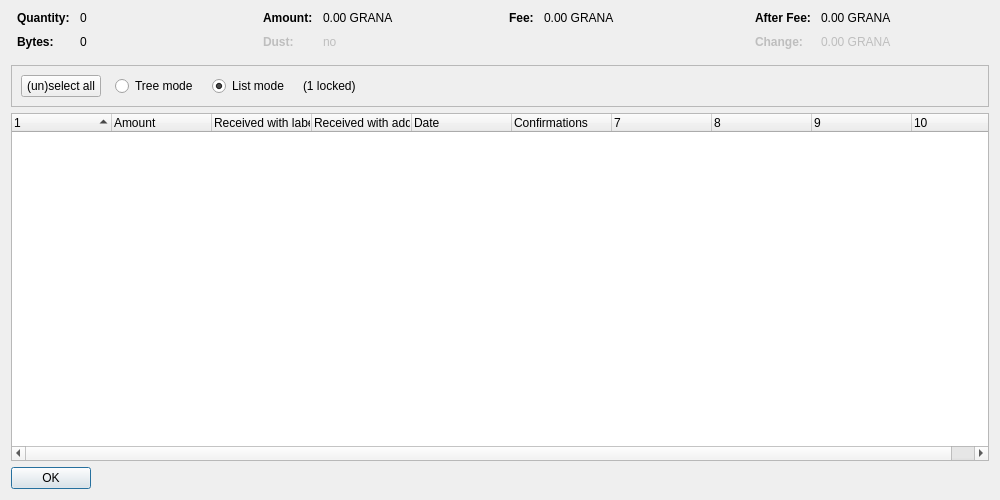
<?xml version="1.0" encoding="UTF-8"?>
<ui version="4.0">
 <class>CoinControlDialog</class>
 <widget class="QDialog" name="CoinControlDialog">
  <property name="geometry">
   <rect>
    <x>0</x>
    <y>0</y>
    <width>1000</width>
    <height>500</height>
   </rect>
  </property>
  <property name="windowTitle">
   <string>Coin Selection</string>
  </property>
  <layout class="QVBoxLayout" name="verticalLayout">
   <item>
    <layout class="QHBoxLayout" name="horizontalLayoutTop" stretch="0,0,0,0">
     <property name="topMargin">
      <number>0</number>
     </property>
     <property name="bottomMargin">
      <number>10</number>
     </property>
     <item>
      <layout class="QFormLayout" name="formLayoutCoinControl1">
       <property name="horizontalSpacing">
        <number>10</number>
       </property>
       <property name="verticalSpacing">
        <number>10</number>
       </property>
       <property name="leftMargin">
        <number>6</number>
       </property>
       <property name="rightMargin">
        <number>6</number>
       </property>
       <item row="0" column="0">
        <widget class="QLabel" name="labelCoinControlQuantityText">
         <property name="font">
          <font>
           <weight>75</weight>
           <bold>true</bold>
          </font>
         </property>
         <property name="text">
          <string>Quantity:</string>
         </property>
        </widget>
       </item>
       <item row="0" column="1">
        <widget class="QLabel" name="labelCoinControlQuantity">
         <property name="cursor">
          <cursorShape>IBeamCursor</cursorShape>
         </property>
         <property name="contextMenuPolicy">
          <enum>Qt::ActionsContextMenu</enum>
         </property>
         <property name="text">
          <string notr="true">0</string>
         </property>
         <property name="textInteractionFlags">
          <set>Qt::LinksAccessibleByMouse|Qt::TextSelectableByKeyboard|Qt::TextSelectableByMouse</set>
         </property>
        </widget>
       </item>
       <item row="1" column="0">
        <widget class="QLabel" name="labelCoinControlBytesText">
         <property name="font">
          <font>
           <weight>75</weight>
           <bold>true</bold>
          </font>
         </property>
         <property name="text">
          <string>Bytes:</string>
         </property>
        </widget>
       </item>
       <item row="1" column="1">
        <widget class="QLabel" name="labelCoinControlBytes">
         <property name="cursor">
          <cursorShape>IBeamCursor</cursorShape>
         </property>
         <property name="contextMenuPolicy">
          <enum>Qt::ActionsContextMenu</enum>
         </property>
         <property name="text">
          <string notr="true">0</string>
         </property>
         <property name="textInteractionFlags">
          <set>Qt::LinksAccessibleByMouse|Qt::TextSelectableByKeyboard|Qt::TextSelectableByMouse</set>
         </property>
        </widget>
       </item>
      </layout>
     </item>
     <item>
      <layout class="QFormLayout" name="formLayoutCoinControl2">
       <property name="horizontalSpacing">
        <number>10</number>
       </property>
       <property name="verticalSpacing">
        <number>10</number>
       </property>
       <property name="leftMargin">
        <number>6</number>
       </property>
       <property name="rightMargin">
        <number>6</number>
       </property>
       <item row="0" column="0">
        <widget class="QLabel" name="labelCoinControlAmountText">
         <property name="font">
          <font>
           <weight>75</weight>
           <bold>true</bold>
          </font>
         </property>
         <property name="text">
          <string>Amount:</string>
         </property>
        </widget>
       </item>
       <item row="0" column="1">
        <widget class="QLabel" name="labelCoinControlAmount">
         <property name="cursor">
          <cursorShape>IBeamCursor</cursorShape>
         </property>
         <property name="contextMenuPolicy">
          <enum>Qt::ActionsContextMenu</enum>
         </property>
         <property name="text">
          <string notr="true">0.00 GRANA</string>
         </property>
         <property name="textInteractionFlags">
          <set>Qt::LinksAccessibleByMouse|Qt::TextSelectableByKeyboard|Qt::TextSelectableByMouse</set>
         </property>
        </widget>
       </item>
       <item row="1" column="0">
        <widget class="QLabel" name="labelCoinControlLowOutputText">
         <property name="enabled">
          <bool>false</bool>
         </property>
         <property name="font">
          <font>
           <weight>75</weight>
           <bold>true</bold>
          </font>
         </property>
         <property name="text">
          <string>Dust:</string>
         </property>
        </widget>
       </item>
       <item row="1" column="1">
        <widget class="QLabel" name="labelCoinControlLowOutput">
         <property name="enabled">
          <bool>false</bool>
         </property>
         <property name="cursor">
          <cursorShape>IBeamCursor</cursorShape>
         </property>
         <property name="contextMenuPolicy">
          <enum>Qt::ActionsContextMenu</enum>
         </property>
         <property name="text">
          <string notr="true">no</string>
         </property>
         <property name="textInteractionFlags">
          <set>Qt::LinksAccessibleByMouse|Qt::TextSelectableByKeyboard|Qt::TextSelectableByMouse</set>
         </property>
        </widget>
       </item>
      </layout>
     </item>
     <item>
      <layout class="QFormLayout" name="formLayoutCoinControl3">
       <property name="horizontalSpacing">
        <number>10</number>
       </property>
       <property name="verticalSpacing">
        <number>10</number>
       </property>
       <property name="leftMargin">
        <number>6</number>
       </property>
       <property name="rightMargin">
        <number>6</number>
       </property>
       <item row="0" column="0">
        <widget class="QLabel" name="labelCoinControlFeeText">
         <property name="font">
          <font>
           <weight>75</weight>
           <bold>true</bold>
          </font>
         </property>
         <property name="text">
          <string>Fee:</string>
         </property>
        </widget>
       </item>
       <item row="0" column="1">
        <widget class="QLabel" name="labelCoinControlFee">
         <property name="cursor">
          <cursorShape>IBeamCursor</cursorShape>
         </property>
         <property name="contextMenuPolicy">
          <enum>Qt::ActionsContextMenu</enum>
         </property>
         <property name="text">
          <string notr="true">0.00 GRANA</string>
         </property>
         <property name="textInteractionFlags">
          <set>Qt::LinksAccessibleByMouse|Qt::TextSelectableByKeyboard|Qt::TextSelectableByMouse</set>
         </property>
        </widget>
       </item>
      </layout>
     </item>
     <item>
      <layout class="QFormLayout" name="formLayoutCoinControl4">
       <property name="horizontalSpacing">
        <number>10</number>
       </property>
       <property name="verticalSpacing">
        <number>10</number>
       </property>
       <property name="leftMargin">
        <number>6</number>
       </property>
       <property name="rightMargin">
        <number>6</number>
       </property>
       <item row="0" column="0">
        <widget class="QLabel" name="labelCoinControlAfterFeeText">
         <property name="font">
          <font>
           <weight>75</weight>
           <bold>true</bold>
          </font>
         </property>
         <property name="text">
          <string>After Fee:</string>
         </property>
        </widget>
       </item>
       <item row="0" column="1">
        <widget class="QLabel" name="labelCoinControlAfterFee">
         <property name="cursor">
          <cursorShape>IBeamCursor</cursorShape>
         </property>
         <property name="contextMenuPolicy">
          <enum>Qt::ActionsContextMenu</enum>
         </property>
         <property name="text">
          <string notr="true">0.00 GRANA</string>
         </property>
         <property name="textInteractionFlags">
          <set>Qt::LinksAccessibleByMouse|Qt::TextSelectableByKeyboard|Qt::TextSelectableByMouse</set>
         </property>
        </widget>
       </item>
       <item row="1" column="0">
        <widget class="QLabel" name="labelCoinControlChangeText">
         <property name="enabled">
          <bool>false</bool>
         </property>
         <property name="font">
          <font>
           <weight>75</weight>
           <bold>true</bold>
          </font>
         </property>
         <property name="text">
          <string>Change:</string>
         </property>
        </widget>
       </item>
       <item row="1" column="1">
        <widget class="QLabel" name="labelCoinControlChange">
         <property name="enabled">
          <bool>false</bool>
         </property>
         <property name="cursor">
          <cursorShape>IBeamCursor</cursorShape>
         </property>
         <property name="contextMenuPolicy">
          <enum>Qt::ActionsContextMenu</enum>
         </property>
         <property name="text">
          <string notr="true">0.00 GRANA</string>
         </property>
         <property name="textInteractionFlags">
          <set>Qt::LinksAccessibleByMouse|Qt::TextSelectableByKeyboard|Qt::TextSelectableByMouse</set>
         </property>
        </widget>
       </item>
      </layout>
     </item>
    </layout>
   </item>
   <item>
    <widget class="QFrame" name="frame">
     <property name="minimumSize">
      <size>
       <width>0</width>
       <height>40</height>
      </size>
     </property>
     <property name="frameShape">
      <enum>QFrame::StyledPanel</enum>
     </property>
     <property name="frameShadow">
      <enum>QFrame::Sunken</enum>
     </property>
     <layout class="QHBoxLayout" name="horizontalLayout">
      <item>
       <layout class="QHBoxLayout" name="horizontalLayoutPanel" stretch="0,0,0,0,0">
        <property name="spacing">
         <number>14</number>
        </property>
        <item>
         <widget class="QPushButton" name="pushButtonSelectAll">
          <property name="sizePolicy">
           <sizepolicy hsizetype="Maximum" vsizetype="Fixed">
            <horstretch>0</horstretch>
            <verstretch>0</verstretch>
           </sizepolicy>
          </property>
          <property name="text">
           <string>(un)select all</string>
          </property>
          <property name="autoDefault">
           <bool>false</bool>
          </property>
         </widget>
        </item>
        <item>
         <widget class="QRadioButton" name="radioTreeMode">
          <property name="sizePolicy">
           <sizepolicy hsizetype="Maximum" vsizetype="Fixed">
            <horstretch>0</horstretch>
            <verstretch>0</verstretch>
           </sizepolicy>
          </property>
          <property name="text">
           <string>Tree mode</string>
          </property>
         </widget>
        </item>
        <item>
         <widget class="QRadioButton" name="radioListMode">
          <property name="sizePolicy">
           <sizepolicy hsizetype="Maximum" vsizetype="Fixed">
            <horstretch>0</horstretch>
            <verstretch>0</verstretch>
           </sizepolicy>
          </property>
          <property name="text">
           <string>List mode</string>
          </property>
          <property name="checked">
           <bool>true</bool>
          </property>
         </widget>
        </item>
        <item>
         <widget class="QLabel" name="labelLocked">
          <property name="text">
           <string notr="true">(1 locked)</string>
          </property>
         </widget>
        </item>
        <item>
         <spacer name="horizontalSpacer">
          <property name="orientation">
           <enum>Qt::Horizontal</enum>
          </property>
          <property name="sizeHint" stdset="0">
           <size>
            <width>40</width>
            <height>20</height>
           </size>
          </property>
         </spacer>
        </item>
       </layout>
      </item>
     </layout>
    </widget>
   </item>
   <item>
    <widget class="CoinControlTreeWidget" name="treeWidget">
     <property name="contextMenuPolicy">
      <enum>Qt::CustomContextMenu</enum>
     </property>
     <property name="sortingEnabled">
      <bool>false</bool>
     </property>
     <property name="columnCount">
      <number>10</number>
     </property>
     <attribute name="headerShowSortIndicator" stdset="0">
      <bool>true</bool>
     </attribute>
     <attribute name="headerStretchLastSection">
      <bool>false</bool>
     </attribute>
     <column>
      <property name="text">
       <string/>
      </property>
     </column>
     <column>
      <property name="text">
       <string>Amount</string>
      </property>
     </column>
     <column>
      <property name="text">
       <string>Received with label</string>
      </property>
     </column>
     <column>
      <property name="text">
       <string>Received with address</string>
      </property>
     </column>
     <column>
      <property name="text">
       <string>Date</string>
      </property>
     </column>
     <column>
      <property name="text">
       <string>Confirmations</string>
      </property>
      <property name="toolTip">
       <string>Confirmed</string>
      </property>
     </column>
     <column>
      <property name="text">
       <string/>
      </property>
     </column>
     <column>
      <property name="text">
       <string/>
      </property>
     </column>
     <column>
      <property name="text">
       <string/>
      </property>
     </column>
     <column>
      <property name="text">
       <string/>
      </property>
     </column>
    </widget>
   </item>
   <item>
    <widget class="QDialogButtonBox" name="buttonBox">
     <property name="sizePolicy">
      <sizepolicy hsizetype="Maximum" vsizetype="Fixed">
       <horstretch>0</horstretch>
       <verstretch>0</verstretch>
      </sizepolicy>
     </property>
     <property name="orientation">
      <enum>Qt::Horizontal</enum>
     </property>
     <property name="standardButtons">
      <set>QDialogButtonBox::Ok</set>
     </property>
    </widget>
   </item>
  </layout>
 </widget>
 <customwidgets>
  <customwidget>
   <class>CoinControlTreeWidget</class>
   <extends>QTreeWidget</extends>
   <header>qt/coincontroltreewidget.h</header>
  </customwidget>
 </customwidgets>
 <resources/>
 <connections/>
</ui>
